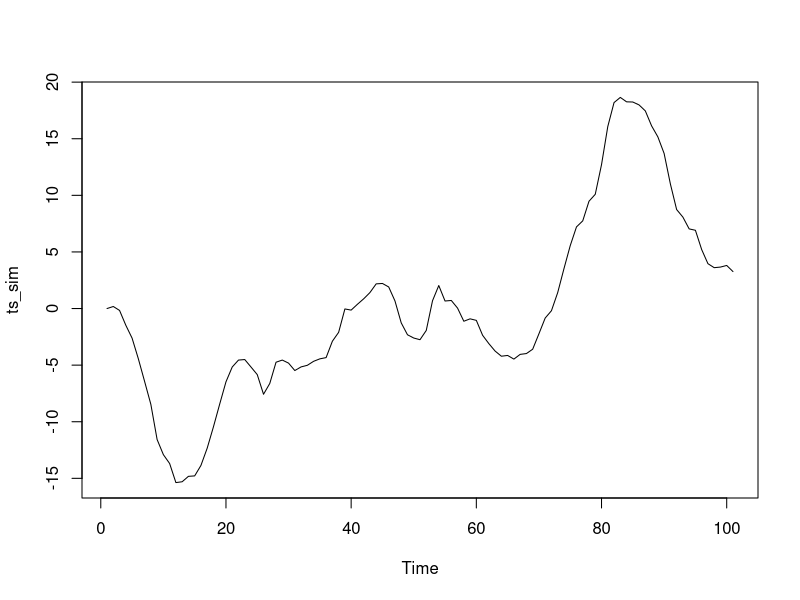
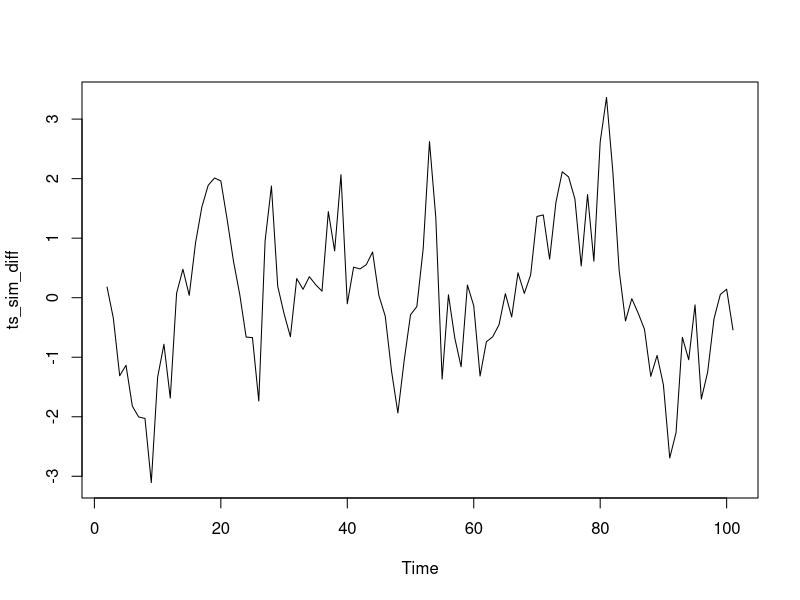
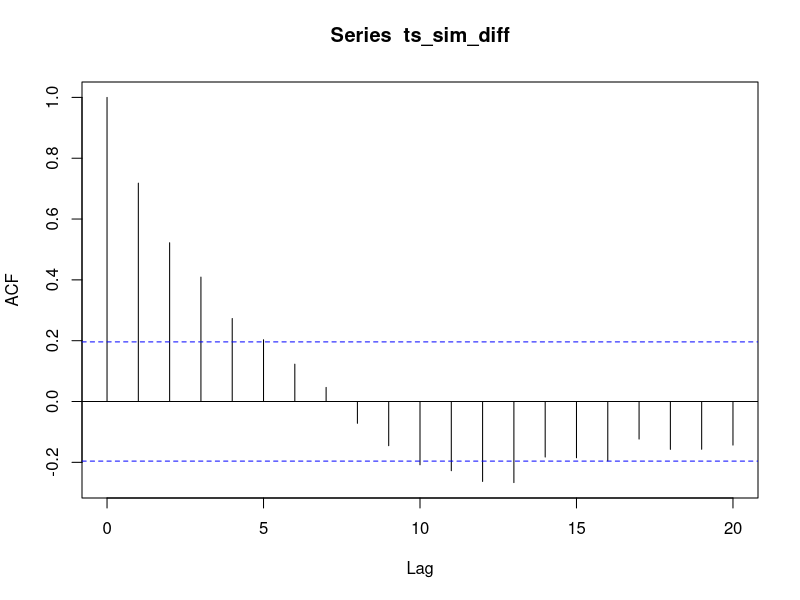
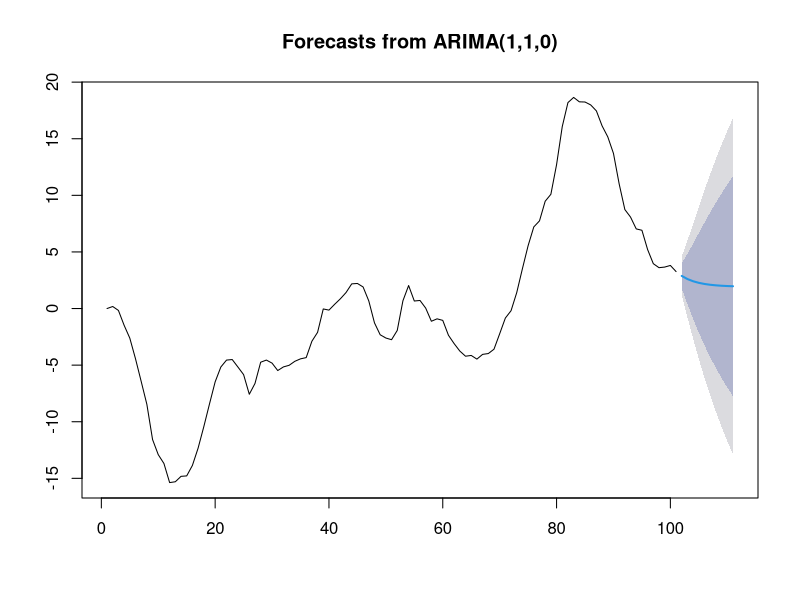
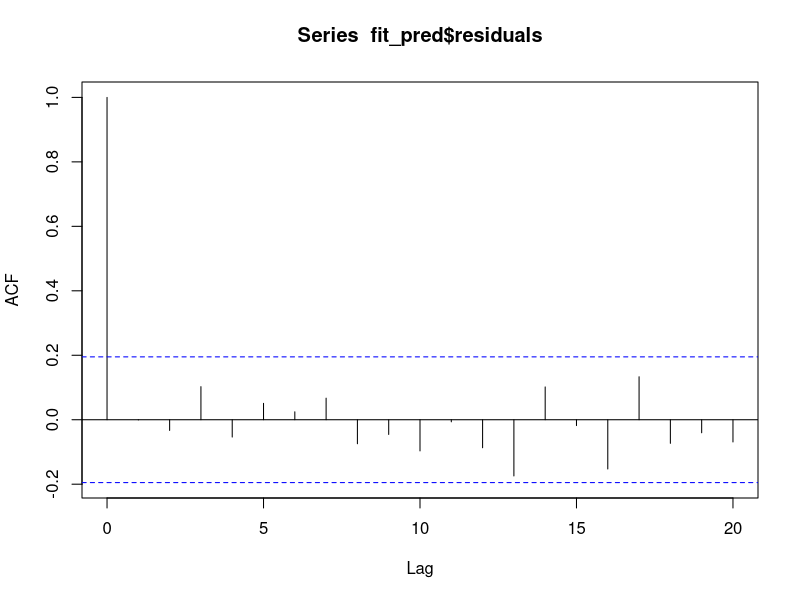
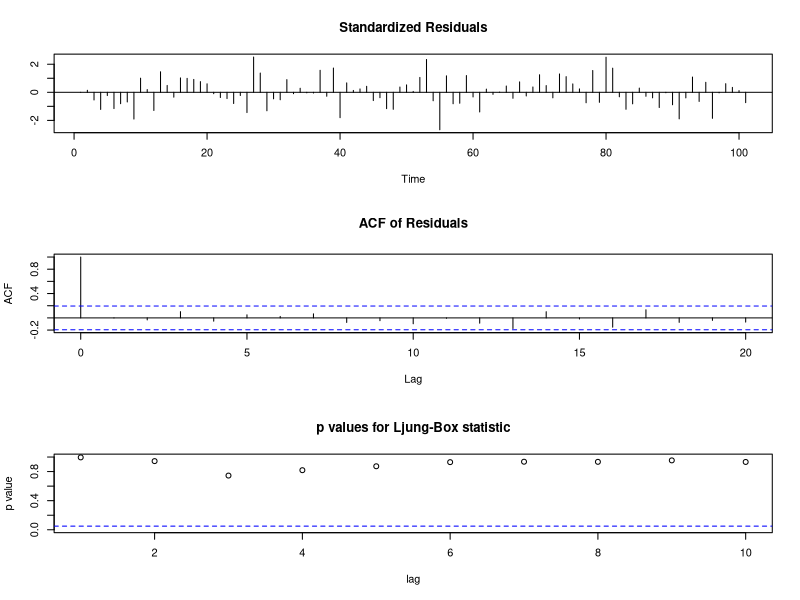

These figures' R source, in order:
library(forecast)


# Generate ARIMA data
set.seed(123)
ts_sim <- arima.sim(model = list(order = c(1, 1, 0), ar = 0.7), n = 100)
plot(ts_sim)


# Plot difference of time series
ts_sim_diff <- diff(ts_sim)
plot(ts_sim_diff)


# Make auto-correlation plot
acf(ts_sim_diff)


# Create ARIMA model
fit <- Arima(ts_sim, order = c(1, 1, 0))
fit
accuracy(fit)


# We can use auto arima to fit the optimal model
auto.arima(ts_sim, ic = "bic")


# Forecast using arima
fit_pred <- forecast(fit)
plot(fit_pred)
acf(fit_pred$residuals)
Box.test(fit_pred$residuals)
tsdiag(fit)